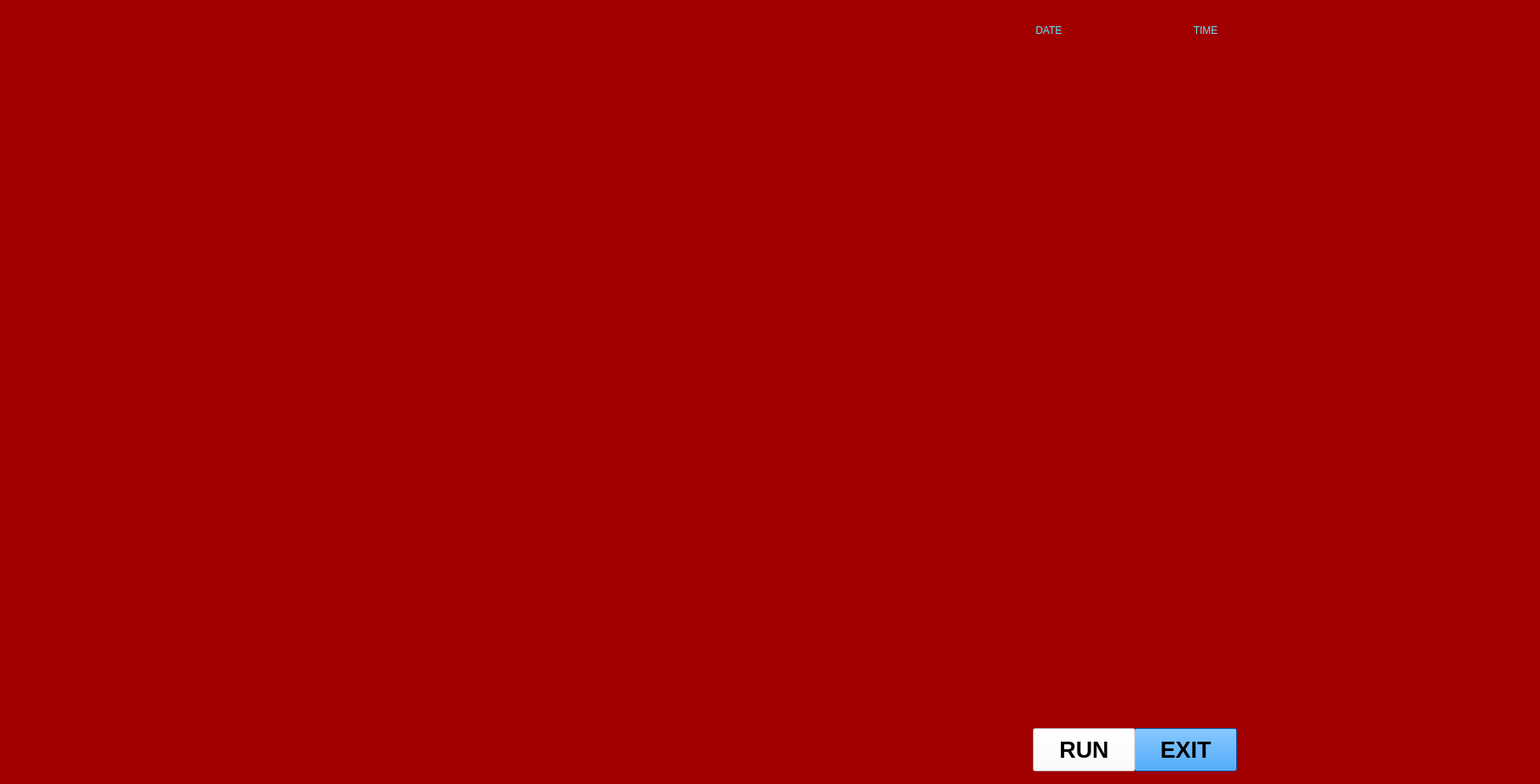
<?xml version="1.0" encoding="UTF-8"?>
<ui version="4.0">
 <class>JarvisUI</class>
 <widget class="QMainWindow" name="JarvisUI">
  <property name="geometry">
   <rect>
    <x>0</x>
    <y>0</y>
    <width>1819</width>
    <height>926</height>
   </rect>
  </property>
  <property name="windowTitle">
   <string>MainWindow</string>
  </property>
  <widget class="QWidget" name="centralwidget">
   <widget class="QLabel" name="label">
    <property name="geometry">
     <rect>
      <x>-60</x>
      <y>-70</y>
      <width>1981</width>
      <height>1091</height>
     </rect>
    </property>
    <property name="autoFillBackground">
     <bool>false</bool>
    </property>
    <property name="styleSheet">
     <string notr="true">background-color: rgb(162, 0, 0);</string>
    </property>
    <property name="text">
     <string/>
    </property>
    <property name="pixmap">
     <pixmap>bg2.jpg</pixmap>
    </property>
    <property name="scaledContents">
     <bool>true</bool>
    </property>
   </widget>
   <widget class="QPushButton" name="pushButton_3">
    <property name="geometry">
     <rect>
      <x>1340</x>
      <y>860</y>
      <width>121</width>
      <height>51</height>
     </rect>
    </property>
    <property name="font">
     <font>
      <pointsize>20</pointsize>
      <weight>75</weight>
      <bold>true</bold>
     </font>
    </property>
    <property name="autoFillBackground">
     <bool>false</bool>
    </property>
    <property name="styleSheet">
     <string notr="true">background-color: rgb(0, 136, 255);</string>
    </property>
    <property name="text">
     <string>EXIT</string>
    </property>
   </widget>
   <widget class="QPushButton" name="pushButton_4">
    <property name="geometry">
     <rect>
      <x>1220</x>
      <y>860</y>
      <width>121</width>
      <height>51</height>
     </rect>
    </property>
    <property name="font">
     <font>
      <pointsize>20</pointsize>
      <weight>75</weight>
      <bold>true</bold>
     </font>
    </property>
    <property name="autoFillBackground">
     <bool>false</bool>
    </property>
    <property name="styleSheet">
     <string notr="true">background-color: rgb(255, 255, 255);</string>
    </property>
    <property name="text">
     <string>RUN</string>
    </property>
   </widget>
   <widget class="QTextBrowser" name="textBrowser">
    <property name="geometry">
     <rect>
      <x>1200</x>
      <y>50</y>
      <width>181</width>
      <height>51</height>
     </rect>
    </property>
    <property name="styleSheet">
     <string notr="true">background:transparent;
border-radius:none;</string>
    </property>
   </widget>
   <widget class="QTextBrowser" name="textBrowser_2">
    <property name="geometry">
     <rect>
      <x>1400</x>
      <y>50</y>
      <width>181</width>
      <height>51</height>
     </rect>
    </property>
    <property name="styleSheet">
     <string notr="true">background:transparent;
border-radius:none;</string>
    </property>
   </widget>
   <widget class="QLabel" name="label_3">
    <property name="geometry">
     <rect>
      <x>580</x>
      <y>360</y>
      <width>661</width>
      <height>381</height>
     </rect>
    </property>
    <property name="text">
     <string/>
    </property>
    <property name="pixmap">
     <pixmap>../ringJar.gif</pixmap>
    </property>
    <property name="scaledContents">
     <bool>true</bool>
    </property>
   </widget>
   <widget class="QLabel" name="label_4">
    <property name="geometry">
     <rect>
      <x>-10</x>
      <y>120</y>
      <width>221</width>
      <height>321</height>
     </rect>
    </property>
    <property name="text">
     <string/>
    </property>
    <property name="pixmap">
     <pixmap>circle.gif</pixmap>
    </property>
    <property name="scaledContents">
     <bool>true</bool>
    </property>
   </widget>
   <widget class="QLabel" name="label_2">
    <property name="geometry">
     <rect>
      <x>790</x>
      <y>180</y>
      <width>241</width>
      <height>211</height>
     </rect>
    </property>
    <property name="text">
     <string/>
    </property>
    <property name="pixmap">
     <pixmap>ironman1.gif</pixmap>
    </property>
    <property name="scaledContents">
     <bool>true</bool>
    </property>
   </widget>
   <widget class="QLabel" name="label_5">
    <property name="geometry">
     <rect>
      <x>10</x>
      <y>260</y>
      <width>641</width>
      <height>611</height>
     </rect>
    </property>
    <property name="text">
     <string/>
    </property>
    <property name="pixmap">
     <pixmap>frame1_flip.png</pixmap>
    </property>
    <property name="scaledContents">
     <bool>true</bool>
    </property>
   </widget>
   <widget class="QLabel" name="label_6">
    <property name="geometry">
     <rect>
      <x>1170</x>
      <y>260</y>
      <width>631</width>
      <height>601</height>
     </rect>
    </property>
    <property name="text">
     <string/>
    </property>
    <property name="pixmap">
     <pixmap>fram1.png</pixmap>
    </property>
    <property name="scaledContents">
     <bool>true</bool>
    </property>
   </widget>
   <widget class="QLabel" name="label_7">
    <property name="geometry">
     <rect>
      <x>590</x>
      <y>730</y>
      <width>641</width>
      <height>81</height>
     </rect>
    </property>
    <property name="text">
     <string/>
    </property>
    <property name="pixmap">
     <pixmap>lines1.gif</pixmap>
    </property>
    <property name="scaledContents">
     <bool>true</bool>
    </property>
   </widget>
   <widget class="QLabel" name="label_8">
    <property name="geometry">
     <rect>
      <x>1220</x>
      <y>370</y>
      <width>251</width>
      <height>371</height>
     </rect>
    </property>
    <property name="text">
     <string/>
    </property>
    <property name="pixmap">
     <pixmap>ironman3.gif</pixmap>
    </property>
    <property name="scaledContents">
     <bool>true</bool>
    </property>
   </widget>
   <widget class="QLabel" name="label_9">
    <property name="geometry">
     <rect>
      <x>1610</x>
      <y>120</y>
      <width>221</width>
      <height>321</height>
     </rect>
    </property>
    <property name="text">
     <string/>
    </property>
    <property name="pixmap">
     <pixmap>circle.gif</pixmap>
    </property>
    <property name="scaledContents">
     <bool>true</bool>
    </property>
   </widget>
   <widget class="QLabel" name="label_10">
    <property name="geometry">
     <rect>
      <x>1160</x>
      <y>10</y>
      <width>191</width>
      <height>91</height>
     </rect>
    </property>
    <property name="text">
     <string/>
    </property>
    <property name="pixmap">
     <pixmap>frame10.jpg</pixmap>
    </property>
    <property name="scaledContents">
     <bool>true</bool>
    </property>
   </widget>
   <widget class="QLabel" name="label_11">
    <property name="geometry">
     <rect>
      <x>1350</x>
      <y>10</y>
      <width>191</width>
      <height>91</height>
     </rect>
    </property>
    <property name="text">
     <string/>
    </property>
    <property name="pixmap">
     <pixmap>frame10.jpg</pixmap>
    </property>
    <property name="scaledContents">
     <bool>true</bool>
    </property>
   </widget>
   <widget class="QLabel" name="label_12">
    <property name="geometry">
     <rect>
      <x>-30</x>
      <y>780</y>
      <width>201</width>
      <height>111</height>
     </rect>
    </property>
    <property name="text">
     <string/>
    </property>
    <property name="pixmap">
     <pixmap>powersource.gif</pixmap>
    </property>
    <property name="scaledContents">
     <bool>true</bool>
    </property>
   </widget>
   <widget class="QLabel" name="label_13">
    <property name="geometry">
     <rect>
      <x>1650</x>
      <y>780</y>
      <width>201</width>
      <height>111</height>
     </rect>
    </property>
    <property name="text">
     <string/>
    </property>
    <property name="pixmap">
     <pixmap>powersource.gif</pixmap>
    </property>
    <property name="scaledContents">
     <bool>true</bool>
    </property>
   </widget>
   <widget class="QLabel" name="label_14">
    <property name="geometry">
     <rect>
      <x>1210</x>
      <y>20</y>
      <width>91</width>
      <height>31</height>
     </rect>
    </property>
    <property name="layoutDirection">
     <enum>Qt::LeftToRight</enum>
    </property>
    <property name="styleSheet">
     <string notr="true">color: rgb(93, 234, 255);
font: 75 11pt &quot;MS Shell Dlg 2&quot;;</string>
    </property>
    <property name="text">
     <string>    DATE</string>
    </property>
   </widget>
   <widget class="QLabel" name="label_15">
    <property name="geometry">
     <rect>
      <x>1390</x>
      <y>20</y>
      <width>91</width>
      <height>31</height>
     </rect>
    </property>
    <property name="layoutDirection">
     <enum>Qt::LeftToRight</enum>
    </property>
    <property name="styleSheet">
     <string notr="true">color: rgb(93, 234, 255);
font: 75 11pt &quot;MS Shell Dlg 2&quot;;</string>
    </property>
    <property name="text">
     <string>      TIME</string>
    </property>
   </widget>
   <widget class="QLabel" name="label_16">
    <property name="geometry">
     <rect>
      <x>340</x>
      <y>370</y>
      <width>251</width>
      <height>371</height>
     </rect>
    </property>
    <property name="text">
     <string/>
    </property>
    <property name="pixmap">
     <pixmap>ironman3_flipped.gif</pixmap>
    </property>
    <property name="scaledContents">
     <bool>true</bool>
    </property>
   </widget>
   <widget class="QLabel" name="label_17">
    <property name="geometry">
     <rect>
      <x>290</x>
      <y>70</y>
      <width>211</width>
      <height>71</height>
     </rect>
    </property>
    <property name="text">
     <string/>
    </property>
    <property name="pixmap">
     <pixmap></pixmap>
    </property>
    <property name="scaledContents">
     <bool>true</bool>
    </property>
   </widget>
   <zorder>label</zorder>
   <zorder>pushButton_3</zorder>
   <zorder>pushButton_4</zorder>
   <zorder>label_4</zorder>
   <zorder>label_2</zorder>
   <zorder>label_3</zorder>
   <zorder>label_7</zorder>
   <zorder>label_8</zorder>
   <zorder>label_9</zorder>
   <zorder>label_6</zorder>
   <zorder>label_10</zorder>
   <zorder>textBrowser</zorder>
   <zorder>label_11</zorder>
   <zorder>textBrowser_2</zorder>
   <zorder>label_12</zorder>
   <zorder>label_13</zorder>
   <zorder>label_14</zorder>
   <zorder>label_15</zorder>
   <zorder>label_16</zorder>
   <zorder>label_5</zorder>
   <zorder>label_17</zorder>
  </widget>
 </widget>
 <resources/>
 <connections/>
</ui>
